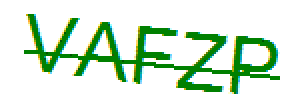
#> input picture codes/old/ocr/abc.gif, 146 x 50 px (shown 2 times larger)
$ python line_remove.py
#> lines starting #> are read from the running program, lines starting #| are printed output that depends on the picture; pictures that were not available may be replaced by others from this repository, and a replacement may not be noted
import cv2
import numpy as  np
from PIL import Image

im = Image.open('abc.gif')
#> im is the input picture: PIL image 146x50 P; mean R, G, B 209.4, 231.8, 209.5
# transparency = im.info['transparency']
im.save('icon.png')

img = cv2.imread('/home/shivji/scripts/ocr/icon.png',0)
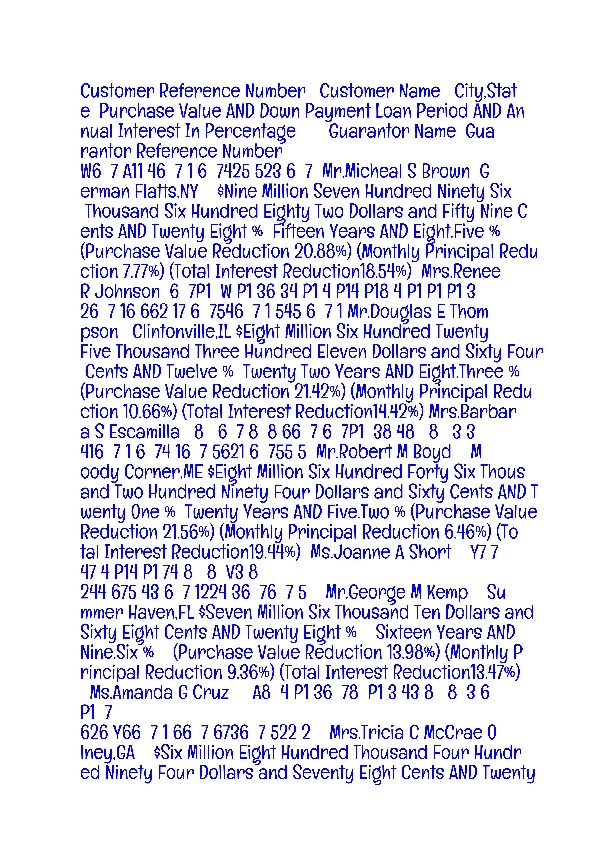
#> input picture codes/old/ocr/Workload0001.jpg, 594 x 842 px, given in place of icon.png, which was not available
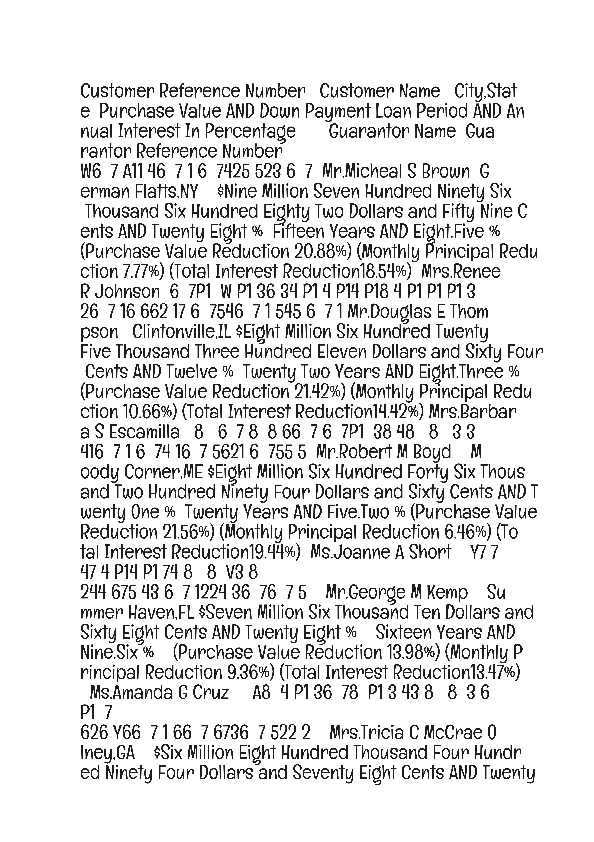
#> img: shape (842, 594); min 28, max 255, mean 228

kernel = np.ones((3,2),np.uint8)
opening = cv2.morphologyEx(img, cv2.MORPH_CLOSE, kernel)
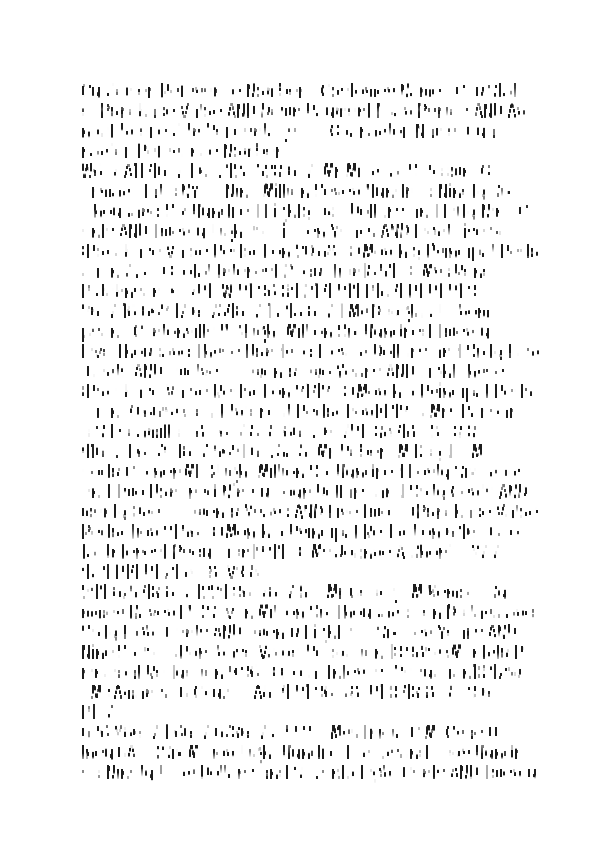
#> opening: shape (842, 594); min 29, max 255, mean 243
cv2.imwrite('icon.png',opening)
cv2.imshow('img',opening)
cv2.waitKey(0)
# print a4
